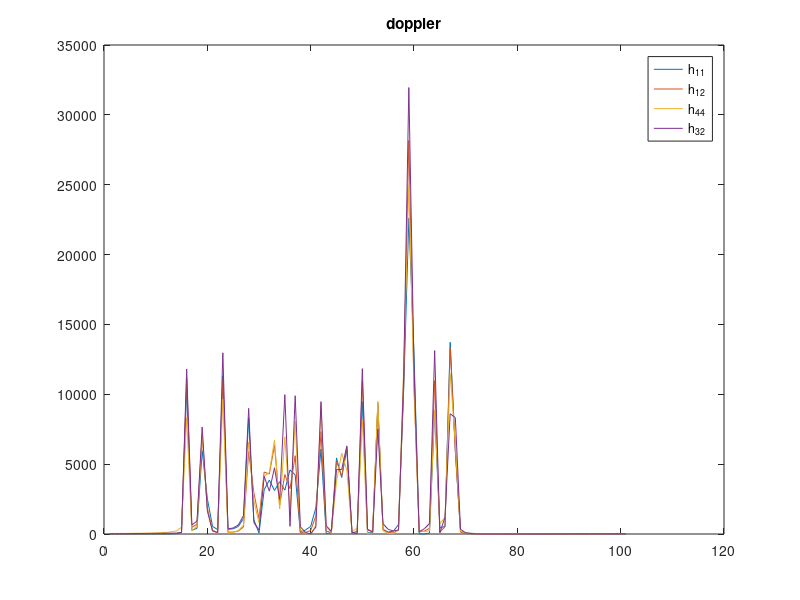
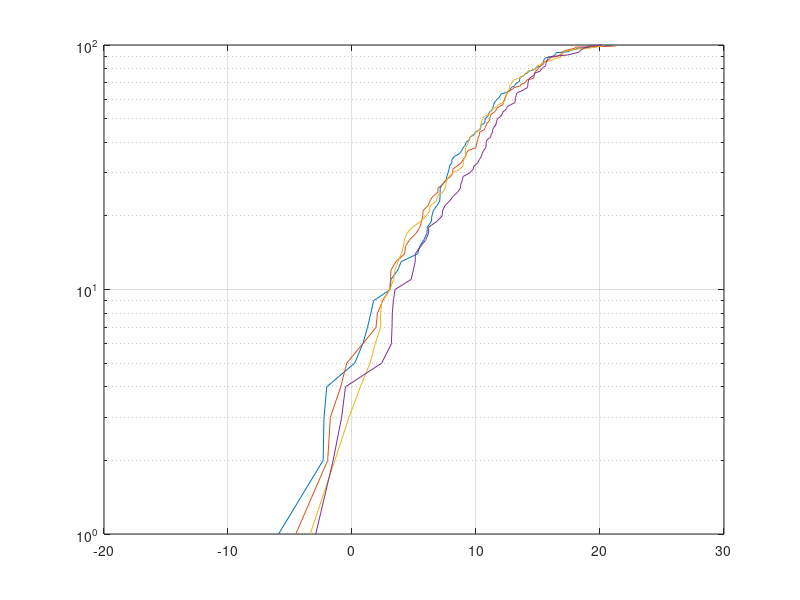
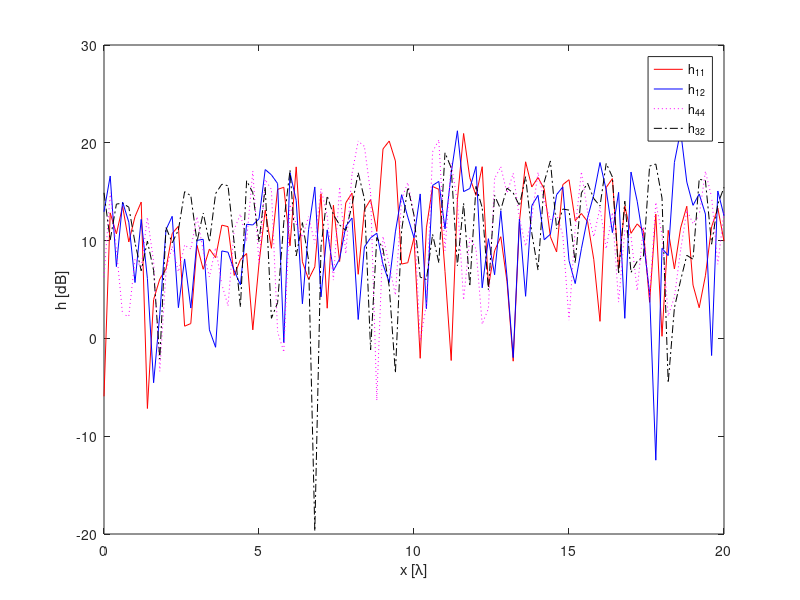
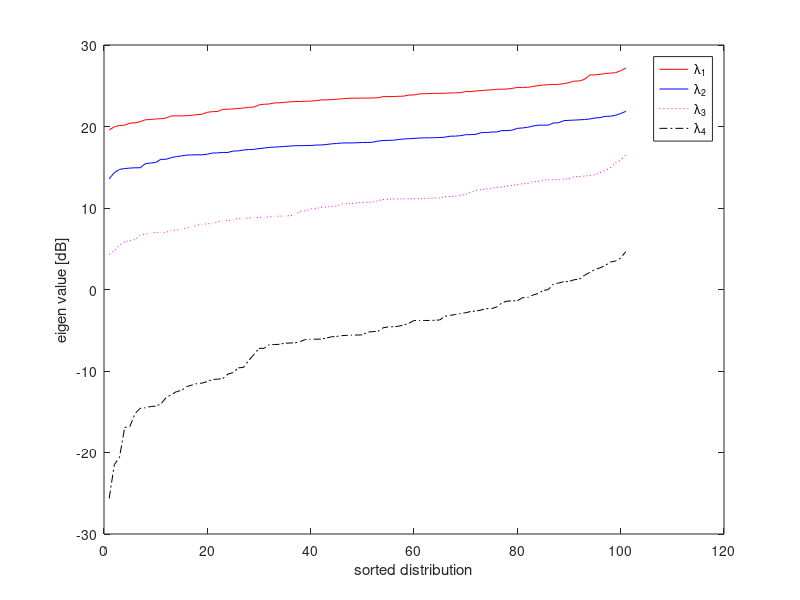

MATLAB code to generate these figures, in order:
% dual direction NB channels
% double ring model / variations
%
% 8/10-2006 ... 24/10-2012 Patrick Eggers

clf;
clear;
close all;

%%% radio paramter
c=3e8; %m/s
f=1e9; % Hz
lambda = c/f;
k=2*pi/lambda; %rad/m is wavenumber

%%%% antenna system
no_tx=4; %no antennas
no_rx=no_tx; %symmetric MIMO array
half_tx= round(no_tx/2);

d=0.3*lambda; %antenna spacing in ULA


%%% environment
radius1=100*lambda;
radius2=radius1;

scatter_separation=10000*lambda; % between two scatter rings

r1=(0:0.2:20)*lambda; % movement of one array
r2=r1; %zeros(1,101);

no_scatter=20;

%%%% NOTE THIS WILL CHANGE RICHNESS FROM 'nothing' to something noticable
%%%% I.e. directly related to eigen distribution
% YOU SKETCH AND EXPLAIN, WHAT IS RICHNESS?

section1=2*pi*rand(20,1); % try also split up into clusters
section2=2*pi*rand(20,1); % try also split up into clusters

scatter1_xy = radius1*exp(j*section1); % scatter ring localtion, xy plane expressed as complex number
scatter2_xy= scatter_separation + radius2*exp(j*section2);

scatter1 = 1*exp(j*rand(20,1)*2*pi); % random phase
scatter2 = 1*exp(j*rand(20,1)*2*pi); % random phase


%%% transfer function
% YOU CHECK
for x=1:length(r1);  % move one array
    for n=1:no_tx;   % tx anetnnas    centerd in scatter1
        for m=1:no_rx; % rx anetnnas, centerd in scatter2

           h(n,m,x)=sum(exp(j*(r1(x)+(n-half_tx)*d)*k.*cos(angle(scatter1_xy))).*scatter1.*...
                        exp(j*(r2(x)+(m-half_tx)*d)*k*cos(angle(scatter2_xy-scatter_separation))).*scatter2); 
                        
        % sum all scatteres to get total link signal
         % Doppler at Tx  
          % Doppler at Rx
        end;
    end;    
end;

% doppler
h11 = abs(fftshift(fft(squeeze(h(1,1,:))))).^2;
h12 = abs(fftshift(fft(squeeze(h(1,2,:))))).^2;
h44 = abs(fftshift(fft(squeeze(h(4,4,:))))).^2;
h32 = abs(fftshift(fft(squeeze(h(3,2,:))))).^2;


figure()
plot(h11); hold on;
plot(h12);
plot(h44);
plot(h32);
title('doppler')
legend('h_{11}','h_{12}','h_{44}','h_{32}');

% CDF
cdf_11 = sort(20*log10 (abs(squeeze(h(1,1,:)))));
cdf_12 = sort(20*log10 (abs(squeeze(h(1,2,:)))));
cdf_44 = sort(20*log10 (abs(squeeze(h(4,4,:)))));
cdf_32 = sort(20*log10 (abs(squeeze(h(3,2,:)))));
percent_axis = linspace(0,100,101)

figure()
semilogy(cdf_11,percent_axis); grid on; hold on;
semilogy(cdf_12,percent_axis);
semilogy(cdf_44,percent_axis);
semilogy(cdf_32,percent_axis);


figure()
h1=plot(r1/lambda,20*log10(squeeze(h(1,1,:))),'-r',r1/lambda,20*log10(squeeze(h(1,2,:))),'-b',...);
        r1/lambda,20*log10(squeeze(h(no_tx,no_tx,:))),':m',r1/lambda,20*log10(squeeze(h(half_tx+1,half_tx-1,:))),'-.k');

xlabel('x [\lambda]');
ylabel('h [dB]');
legend(h1 ,'h_{11}','h_{12}','h_{44}','h_{32}');



%--------------------------


%envelope correlation
% YOUR INPUT


%singular values
% YOU CHECK
for x=1:length(r1)
    S(:,x)=svd(squeeze(h(:,:,x)));
end;
figure()
h2=plot(1:length(r1),20*log10(sort(S(1,:))),'-r',1:length(r1),20*log10(sort(S(2,:))),'-b',...
     1:length(r1),20*log10(sort(S(3,:))),':m',1:length(r1),20*log10(sort(S(4,:))),'-.k');
xlabel('sorted distribution');
ylabel('eigen value [dB]');
legend(h2 ,'\lambda_1','\lambda_2','\lambda_3','\lambda_4');


%link Doppler
% YOUR INPUT



%dual virtual (array) Doppler   ??


for i = 1:length(scatter1_xy)
    for k = 1:length(scatter2_xy)
        links(i,k,:) = [scatter1_xy(i), scatter2_xy(k)];
    end
end

% plot scenario
figure()
scatter(real(scatter1_xy),imag(scatter1_xy)); hold on;
scatter(real(scatter2_xy),imag(scatter2_xy));
% for i = 1:length(scatter1_xy)
%     for k = 1:length(scatter2_xy)
%         plot([links(i,k,1)],[links(i,k,2)]);
%     end
% end
xlabel('lambda')
ylabel('lambda')

